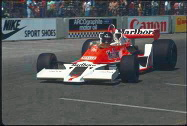
#> input picture 2712.jpg, 187 x 126 px
$ jupyter execute Multi_Texton.ipynb
#> lines starting #> are read from the running program, lines starting #| are printed output that depends on the picture; after the words box and inside, x2 and y2 are one past the last pixel; in counts of white or black regions, pixels touching at a corner belong together
# Image Retrieval Based on Multi-Texton Histogram

[cell 1]
# importing libraries
import math
import cv2
import numpy as np
import matplotlib.pyplot as plt

[cell 2]
from IPython.display import Image
img = cv2.imread('2712.jpg')
#> img is the input picture: shape (126, 187, 3); mean B, G, R 90.6, 89.8, 90.9
width, height, channels = img.shape
#> width = 126; height = 187; channels = 3
Image('2712.jpg')

# Texture Orientation Detection

[cell 3]
CSA = 64
CSB = 18
arr = np.zeros(3*width*height).reshape(width,height,3)
ori = np.zeros(width * height).reshape(width, height)
ori

[cell 4]
gxx = gyy = gxy = 0.0
rh = gh = bh = 0.0
rv = gv = bv = 0.0
theta = np.zeros(width*height).reshape(width,height)

for i in range(1, width-1):
    for j in range(1, height-1):
        rh=arr[i-1,j+1,0] + 2*arr[i,j + 1,0] + arr[i+1, j+1,0] - (arr[i-1, j - 1, 0] + 2 * arr[i,j-1, 0] + arr[i + 1, j - 1, 0])
        gh=arr[i-1,j+1,1] + 2*arr[i,j + 1,1] + arr[i+ 1,j+1,1] - (arr[i-1, j - 1, 1] + 2 * arr[i,j-1, 1] + arr[i + 1, j - 1, 1])
        bh=arr[i-1,j+1,2] + 2*arr[i,j + 1,2] + arr[i+ 1,j+1,2] - (arr[i-1, j - 1, 2] + 2 * arr[i,j-1, 2] + arr[i + 1, j - 1, 2])
        rv=arr[i+1,j-1,0] + 2*arr[i+1, j, 0] + arr[i+ 1,j+1,0] - (arr[i-1, j - 1, 0] + 2 * arr[i-1,j, 0] + arr[i - 1, j + 1, 0])
        gv=arr[i+1,j-1,1] + 2*arr[i+1, j, 1] + arr[i+ 1,j+1,1] - (arr[i-1, j - 1, 1] + 2 * arr[i-1,j, 1] + arr[i - 1, j + 1, 1])
        bv=arr[i+1,j-1,2] + 2*arr[i+1, j, 2] + arr[i+ 1,j+1,2] - (arr[i-1, j - 1, 2] + 2 * arr[i-1,j, 2] + arr[i - 1, j + 1, 2])

        gxx = math.sqrt(rh * rh + gh * gh + bh * bh)
        gyy = math.sqrt(rv * rv + gv * gv + bv * bv)
        gxy = rh * rv + gh * gv + bh * bv

        theta[i,j] = (math.acos(gxy / (gxx * gyy + 0.0001))*180 / math.pi)
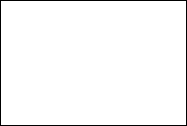
#> theta: shape (126, 187) float64; values 0 (black) and 90 (white), 97.4% white; black in thin lines or dots

ImageX = np.zeros(width * height).reshape(width, height)
theta

# Color Quantization in RGB Color Space

[cell 5]
R = G = B = 0
VI = SI = HI = 0
BC,GC,RC = cv2.split(img)
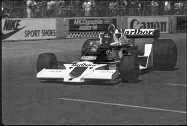
#> BC: shape (126, 187); min 0, max 255, mean 90.6
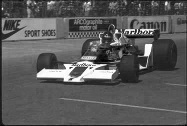
#> GC: shape (126, 187); min 0, max 255, mean 89.8
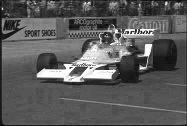
#> RC: shape (126, 187); min 1, max 255, mean 90.9
for i in range(0, width):
    for j in range(0, height):
        R = RC[i][j]
        G = GC[i][j]
        B = BC[i][j]

        if (R >=0 and R <= 64):
            VI = 0;
        if (R >= 65 and R <= 128):
            VI = 1;
        if (R >= 129 and R <= 192):
            VI = 2;
        if (R >= 193 and R <= 255):
            VI = 3;
        if (G>= 0 and G <= 64):
            SI = 0;
        if (G >= 65 and G <= 128):
            SI = 1;
        if (G >= 129 and G <= 192):
            SI = 2;
        if (G >= 193 and G <= 255):
            SI = 3;
        if (B >= 0 and B <= 64):
            HI = 0;
        if (B >= 65 and B <= 128):
            HI = 1;
        if (B >= 129 and B <= 192):
            HI = 2;
        if (B >= 193 and B <= 255):
            HI = 3;

        ImageX[i, j] = 16 * VI + 4 * SI + HI;
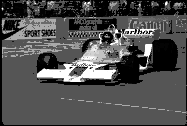
#> ImageX: shape (126, 187) float64; min 0, max 63, mean 19.7; drawn with min black and max white
ImageX
cv2.imshow('ImageX',ImageX)
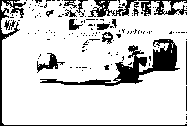
#> window 'ImageX': shape (126, 187); 82.8% white; 147 black regions (130 under 20 px), largest, box (x1, y1, x2, y2) and area: (40, 39, 180, 86) 1562, (0, 0, 187, 126) 693, (88, 0, 139, 17) 355
cv2.waitKey(0)

[cell 6]
for i in range(0, width):
    for j in range(0, height):
        ori[i,j] = round(theta[i,j]*CSB/180)

        if(ori[i,j]>=CSB-1):
            ori[i,j]=CSB-1
#> ori: shape (126, 187) float64; values 0 (black) and 9 (white), 97.4% white; black in thin lines or dots
ori

# Texton Detection

[cell 7]
Texton = np.zeros(width * height).reshape(width, height)

for i in range(0,(int)(width/2)):
    for j in range(0,(int)(height/2)):
        if(ImageX[2*i,2*j] == ImageX[2*i+1,2*j+1]):
            Texton[2 * i, 2 * j] = ImageX[2 * i, 2 * j]
            Texton[2 * i + 1, 2 * j] = ImageX[2 * i + 1, 2 * j]
            Texton[2 * i, 2 * j + 1] = ImageX[2 * i, 2 * j + 1]
            Texton[2 * i + 1, 2 * j + 1] = ImageX[2 * i + 1, 2 * j + 1]

        if (ImageX[2*i,2*j+1] == ImageX[2*i+1,2*j]):
            Texton[2 * i, 2 * j] = ImageX[2 * i, 2 * j]
            Texton[2 * i + 1, 2 * j] = ImageX[2 * i + 1, 2 * j]
            Texton[2 * i, 2 * j + 1] = ImageX[2 * i, 2 * j + 1]
            Texton[2 * i + 1, 2 * j + 1] = ImageX[2 * i + 1, 2 * j + 1]

        if (ImageX[2*i,2*j] == ImageX[2*i+1,2*j]):
            Texton[2 * i, 2 * j] = ImageX[2 * i, 2 * j]
            Texton[2 * i + 1, 2 * j] = ImageX[2 * i + 1, 2 * j]
            Texton[2 * i, 2 * j + 1] = ImageX[2 * i, 2 * j + 1]
            Texton[2 * i + 1, 2 * j + 1] = ImageX[2 * i + 1, 2 * j + 1]

        if (ImageX[2*i,2*j] == ImageX[2*i,2*j+1]):
            Texton[2 * i, 2 * j] = ImageX[2 * i, 2 * j]
            Texton[2 * i + 1, 2 * j] = ImageX[2 * i + 1, 2 * j]
            Texton[2 * i, 2 * j + 1] = ImageX[2 * i, 2 * j + 1]
            Texton[2 * i + 1, 2 * j + 1] = ImageX[2 * i + 1, 2 * j + 1]
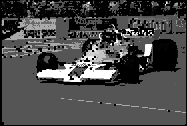
#> Texton: shape (126, 187) float64; min 0, max 63, mean 18; drawn with min black and max white
Texton

# Multi-Texton Histogram

[cell 8]
MatrixH = np.zeros(CSA + CSB).reshape(CSA + CSB)
MatrixV = np.zeros(CSA + CSB).reshape(CSA + CSB)
MatrixRD = np.zeros(CSA + CSB).reshape(CSA + CSB)
MatrixLD = np.zeros(CSA + CSB).reshape(CSA + CSB)

D = 1 #distance parameter

for i in range(0, width):
    for j in range(0, height-D):
        if(ori[i, j+D] == ori[i, j]):
            MatrixH[(int)(Texton[i,j])] += 1;
        if(Texton[i, j + D] == Texton[i, j]):
            MatrixH[(int)(CSA + ori[i, j])] += 1;

for i in range(0, width-D):
    for j in range(0, height):
        if(ori[i + D, j] == ori[i, j]):
            MatrixV[(int)(Texton[i,j])] += 1;
        if(Texton[i + D, j] == Texton[i, j]):
            MatrixV[(int)(CSA + ori[i, j])] += 1;

for i in range(0, width-D):
    for j in range(0, height-D):
        if(ori[i + D, j + D] == ori[i, j]):
            MatrixRD[(int)(Texton[i,j])] += 1;
        if(Texton[i + D, j + D] == Texton[i, j]):
            MatrixRD[(int)(CSA + ori[i, j])] += 1;

for i in range(D, width):
    for j in range(0, height-D):
        if(ori[i - D, j + D] == ori[i, j]):
            MatrixLD[(int)(Texton[i,j])] += 1;
        if(Texton[i - D, j + D] == Texton[i, j]):
            MatrixLD[(int)(CSA + ori[i, j])] += 1;
MatrixV
#MatrixH

# Feature Vectors

[cell 9]
MTH = np.zeros(CSA + CSB).reshape(CSA + CSB)

for i in range(0, CSA + CSB):
    MTH[i] = ( MatrixH[i] + MatrixV[i] + MatrixRD[i] + MatrixLD[i])/4.0;

MTH

[cell 10]
len(MTH)
#> Out = 82

[cell 11]
plt.axis([0, 82, 0, 4000])
#> (this line was passed over: IPython is not available in this run)
plt.bar(np.arange(82),MTH)
#> (this line was passed over: IPython is not available in this run)
plt.xlabel('Bin size')
#> (this line was passed over: IPython is not available in this run)
plt.ylabel('Frequency')
#> (this line was passed over: IPython is not available in this run)
plt.title('Histogram of MTH')
#> (this line was passed over: IPython is not available in this run)
plt.grid(True)
#> (this line was passed over: IPython is not available in this run)
